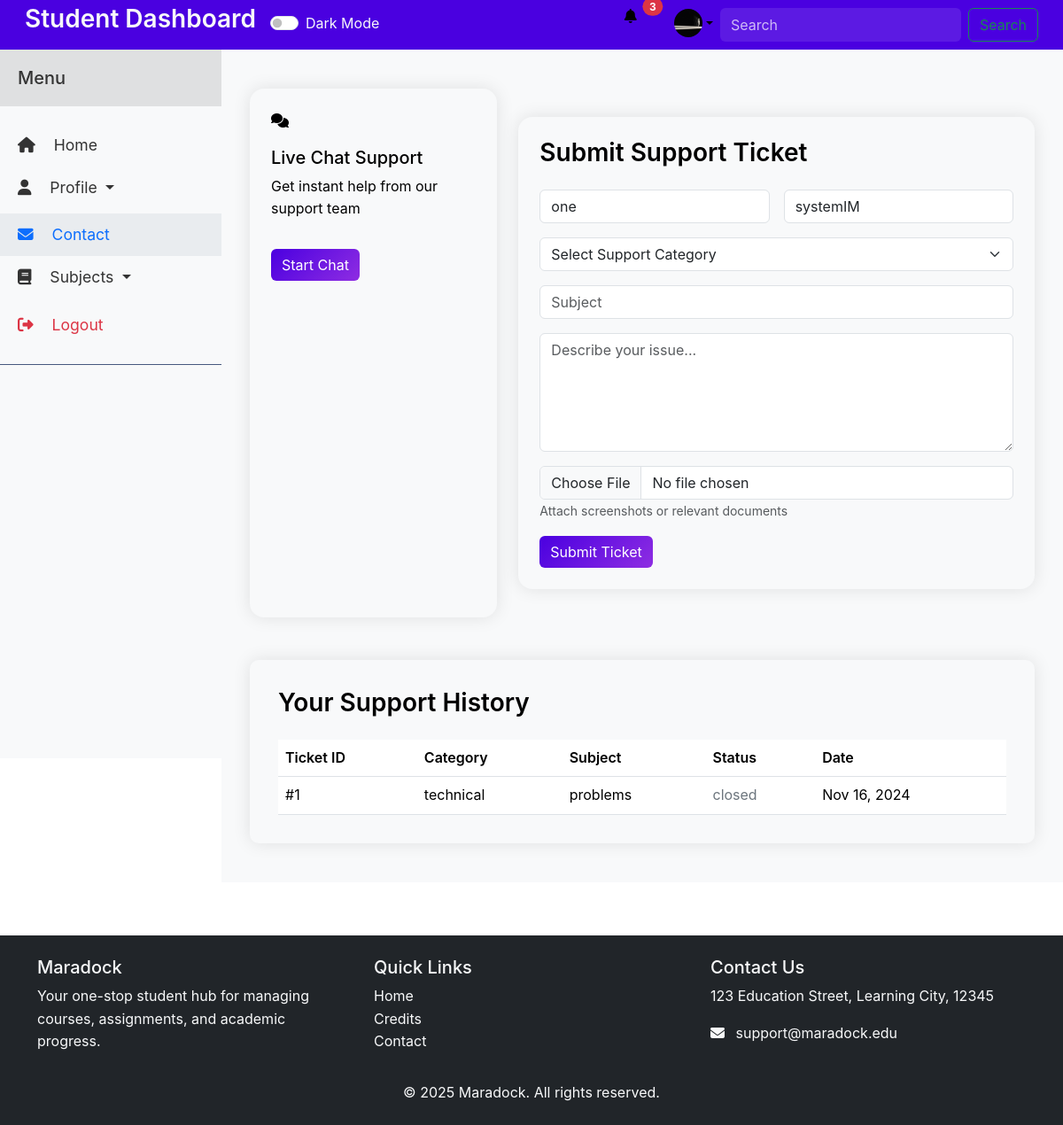
Page /pages/student/student_contact.php (signed in) on the committed database.
### tables this page shows
CREATE TABLE `students` (
  `id` int NOT NULL,
  `user_id` int NOT NULL,
  `full_name` varchar(50) NOT NULL,
  `course` varchar(80) NOT NULL,
  `year` int DEFAULT NULL,
  `profile_picture` varchar(255) DEFAULT NULL,
  `phone` varchar(14) DEFAULT NULL,
  `date_of_birth` date DEFAULT NULL,
  `address` text,
  `city` varchar(255) DEFAULT NULL,
  `enrollment_date` date DEFAULT NULL,
  `student_id` varchar(20) DEFAULT NULL
);

CREATE TABLE `tickets` (
  `ticket_id` int NOT NULL,
  `student_id` int DEFAULT NULL,
  `category` varchar(50) DEFAULT NULL,
  `subject` varchar(255) DEFAULT NULL,
  `description` text,
  `status` varchar(20) DEFAULT 'open',
  `attachment` varchar(255) DEFAULT NULL,
  `created_at` timestamp NULL DEFAULT CURRENT_TIMESTAMP
);

### pages/student/student_contact.php (the view, shortened to what this page needs)
<?php
require_once '../../includes/config/db_connection.php';
$student_id = $_SESSION['id'];
$query = "SELECT * FROM students WHERE user_id = ?" ;
$stmt = $conn->prepare($query);
$stmt->bind_param("i", $student_id);
$stmt->execute();
$result = $stmt->get_result();
$student = $result->fetch_assoc();
?>
<!DOCTYPE html>
<html lang="en">
<head>
    <link href="https://cdn.jsdelivr.net/npm/bootstrap@5.3.3/dist/css/bootstrap.min.css" rel="stylesheet">
    <link rel="stylesheet" href="../../assets/css/main.css">
    <link rel="stylesheet" href="../../assets/css/pages/student_contact2.css">
</head>
<body>
        <?php include '../../includes/components/student_navbar.php'; ?>
<div class="wrapper">
<?php include '../../includes/components/sidebar.php'; ?>
<div id="content">
    <div class="container-fluid py-4">
        <div class="row g-4">
            <div class="col-lg-4">
                <div class="support-card h-100 p-4 rounded-4">
                    <div class="icon-box mb-3">
                        <i class="fas fa-comments"></i>
                    </div>
                    <h5>Live Chat Support</h5>
                    <p>Get instant help from our support team</p>
                    <button class="btn btn-primary mt-3" onclick="openLiveChat()">Start Chat</button>
                </div>
            </div>
            <div class="col-lg-8">
                <div class="contact-form-wrapper support-form-container p-4 rounded-4">
                    <h3 class="mb-4">Submit Support Ticket</h3>
                    <form id="studentSupportForm" action="../../includes/config/process_ticket.php" method="POST" enctype="multipart/form-data">
                    <div class="row g-3">
                        <div class="col-md-6">
                            <input type="text" class="form-control" value="<?php echo htmlspecialchars($student['full_name'], ENT_QUOTES, 'UTF-8'); ?>" readonly>
                        </div>
                        <div class="col-md-6">
                            <input type="course" class="form-control" value="<?php echo htmlspecialchars($student['course'], ENT_QUOTES, 'UTF-8'); ?>" readonly>
                        </div>
                        <div class="col-12">
                            <select class="form-select" name="category" required>
                                <option value="">Select Support Category</option>
                            </select>
                        </div>
                        <div class="col-12">
                            <input type="text" class="form-control" name="subject" placeholder="Subject" required>
                        </div>
                        <div class="col-12">
                            <textarea class="form-control" name="description" rows="5" placeholder="Describe your issue..." required></textarea>
                        </div>
                        <div class="col-12">
                            <input type="file" class="form-control" name="attachment" accept=".jpg,.png,.pdf,.doc,.docx">
                            <small class="text-muted">Attach screenshots or relevant documents</small>
                        </div>
                        <div class="col-12">
                            <button type="submit" class="btn btn-primary">Submit Ticket</button>
                        </div>
                    </div>
                </form>
                </div>
            </div>
        </div>
        <div class="support-history mt-5">
            <h3 class="mb-4">Your Support History</h3>
            <div class="table-responsive">
                <table class="table">
                    <thead>
                        <tr>
                            <th>Ticket ID</th>
                            <th>Category</th>
                            <th>Subject</th>
                            <th>Status</th>
                            <th>Date</th>
                        </tr>
                    </thead>
                    <tbody>
                    <?php
$ticket_query = "SELECT * FROM tickets WHERE student_id = ? ORDER BY created_at DESC";
$stmt = $conn->prepare($ticket_query);
$stmt->bind_param("i", $student_id);
$stmt->execute();
$tickets = $stmt->get_result();
if ($tickets->num_rows > 0) {
    while ($ticket = $tickets->fetch_assoc()) {
        $status_class = match(strtolower($ticket['status'])) {
            'open' => 'text-primary',
            'in progress' => 'text-warning',
            'resolved' => 'text-success',
            'closed' => 'text-secondary',
            default => ''
        };
        $date = date('M d, Y', strtotime($ticket['created_at']));
        echo "<tr>
                <td>#" . htmlspecialchars($ticket['ticket_id']) . "</td>
                <td>" . htmlspecialchars($ticket['category']) . "</td>
                <td>" . htmlspecialchars($ticket['subject']) . "</td>
                <td><span class='{$status_class}'>" . htmlspecialchars($ticket['status']) . "</span></td>
                <td>{$date}</td>
            </tr>";
    }
} else {
    echo "<tr><td colspan='5' class='text-center'>No support tickets found</td></tr>";
}
?>
                    </tbody>
                </table>
            </div>
        </div>
    </div>
    </div>
</div>
    <?php include '../../includes/components/student_footer.php'; ?>
</body>
</html>

### includes/components/student_navbar.php (shortened to what this page needs)
<nav class="navbar navbar-expand-lg">
  <div class="container-fluid">
      <a href="#" class="navbar-brand text-light">
          <h3>Student Dashboard</h3>
      </a>
      <div class="form-check form-switch">
      <input class="form-check-input" type="checkbox" id="darkModeToggle" />
      <label class="form-check-label text-light" for="darkModeToggle" id = "themeLabel">Dark Mode</label>
     </div>
      <div class="collapse navbar-collapse" id="navbarSupportedContent">
          <ul class="navbar-nav ms-auto mb-2 mb-lg-0">
              <li class="nav-item dropdown me-3">
                  <a class="nav-link" href="#" role="button" data-bs-toggle="dropdown">
                      <i class="fas fa-bell"></i>
                      <span class="position-absolute top-55 start-100 translate-middle badge rounded-pill bg-danger">
                          3
                      </span>
                  </a>
              </li>
              <li class="nav-item dropdown">
                  <a class="nav-link dropdown-toggle d-flex align-items-center" href="#" role="button" data-bs-toggle="dropdown">
                      <div class="avatar-wrapper">
                          <img src="<?php echo !empty($student['profile_picture']) ?'../../' . $student['profile_picture'] : '../../assets/img/default-avatar.png'; ?>"
                               alt="Profile"
                               class="avatar">
                      </div>
                  </a>
              </li>
          </ul>
          <form class="d-flex" role="search">
              <input class="form-control me-2" type="search" placeholder="Search" aria-label="Search">
              <button class="btn btn-outline-success" type="submit">Search</button>
          </form>
      </div>
  </div>
</nav>

### assets/css/main.css (style rules this page uses)
.wrapper { display: flex; width: 100%; min-height: calc(100vh - var(--navbar-height)); margin-top: var(--navbar-height); }
#content { flex: 1; width: calc(100% - var(--sidebar-width)); margin-left: var(--sidebar-width); min-height: calc(100vh - var(--navbar-height)); position: relative; transition: var(--transition-speed); }

### assets/css/pages/student_contact2.css (style rules this page uses)
.wrapper { min-height: calc(100vh - var(--navbar-height)); display: flex; flex-direction: row; margin-top: var(--navbar-height); }
#content { flex: 1; margin-left: var(--sidebar-width); padding: 20px; min-height: calc(100vh - var(--navbar-height) - var(--footer-height)); position: relative; background: var(--bg-light); }
.support-card { background: var(--bg-light); border-radius: 10px; box-shadow: 0 0 20px rgba(0,0,0,0.1); }
.support-form-container { background: var(--bg-light); border-radius: 10px; padding: 2rem; box-shadow: 0 0 20px rgba(0, 0, 0, 0.1); margin: 2rem auto; max-width: 1200px; }
.support-history { background: var(--bg-light); border-radius: 10px; padding: 2rem; box-shadow: 0 0 20px rgba(0, 0, 0, 0.1); }
.support-card h5, .support-card p, .contact-form-wrapper h3, .support-history h3, .table { color: var(--text-color); }
.contact-form-wrapper { background: var(--bg-light); border-radius: 10px; box-shadow: 0 0 20px rgba(0,0,0,0.1); }
.navbar { position: fixed; top: 0; left: 0; right: 0; z-index: 1040; background-color: var(--navbar-bg); }
.wrapper { display: flex; width: 100%; min-height: calc(100vh - 56px - 60px); margin-top: 56px; margin-bottom: 60px; align-items: stretch; }
#content { width: 100%; padding: 20px; margin-left: 250px; min-height: 100vh; transition: all 0.3s; }
.navbar { position: fixed; top: 0; left: 0; right: 0; z-index: 1030; }
.support-history .table { margin-bottom: 0; }
.support-history .table th { border-top: none; font-weight: 600; }
.support-history .text-secondary { color: #6c757d !important; }
.support-history .table tbody tr { transition: background-color 0.2s ease; }

### assets/css/base/variables.css (style rules this page uses)
:root { --primary-color: #4a00e0; --secondary-color: #8e2de2; --text-light: #fff; --bg-light: #f8f9fa; --bg-dark: #212529; --hero-gradient-start: #4a00e0; --hero-gradient-end: #8e2de2; --hero-text: #ffffff; --decorative-gradient-1: rgba(74, 0, 224, 0.2); --decorative-gradient-2: rgba(142, 45, 226, 0.2); --category-card-bg: #ffffff; --category-card-text: #333333; --category-card-shadow: rgba(0, 0, 0, 0.1); --navbar-height: 56px; --sidebar-width: 250px; --transition-speed: 0.3s; --box-shadow: 0 2px 4px rgba(0,0,0,0.1); --sidebar-bg: var(--bg-light); --sidebar-text: var(--text-color); --navbar-bg: var(--primary-color); --navbar-bg-dark: var(--bg-dark); }

### assets/css/base/typography.css (style rules this page uses)
h3, .h3 { font-size: 1.75rem; font-weight: 600; margin-bottom: 0.75rem; }

### assets/css/components/navbar.css (style rules this page uses)
.navbar { position: fixed; top: 0; left: 0; right: 0; z-index: 1030; height: var(--navbar-height); background-color: var(--navbar-bg); padding: 0.5rem 1rem; }
.avatar-wrapper { width: 32px; height: 32px; border-radius: 50%; overflow: hidden; }
.avatar { width: 100%; height: 100%; object-fit: cover; }
.navbar .form-control { background-color: rgba(255, 255, 255, 0.1); border: none; color: var(--text-light); }
.navbar .form-control::placeholder { color: rgba(255, 255, 255, 0.7); }
.form-check-input { cursor: pointer; }
.nav-item.dropdown { position: relative; }

### assets/css/components/sidebar.css (style rules this page uses)
.nav-item { margin-bottom: 5px; }
.nav-link { padding: 10px 20px; color: var(--sidebar-text); display: flex; align-items: center; transition: var(--transition-speed); }
.nav-link i { margin-right: 10px; }

### assets/css/components/buttons.css (style rules this page uses)
.btn-primary { background: linear-gradient(135deg, var(--hero-gradient-start), var(--hero-gradient-end)); border: none; transition: all 0.3s ease; }

### rows in the picture
students: profile_picture (picture), full_name "one", course "systemIM"
tickets: ticket_id "1", category "technical", subject "problems", status "closed", created_at "Nov 16, 2024"
